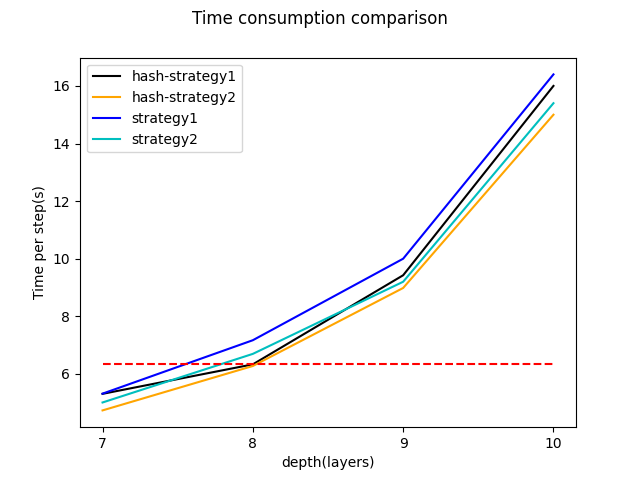

This figure's Python source:
import matplotlib.pyplot as plt
from matplotlib.pyplot import MultipleLocator
import numpy as np
depth = (7,8,9,10)
x = np.linspace(7,10,20)
hash_1 = (5.308, 6.332, 9.426, 16)
hash_2 = (4.733, 6.275, 8.984, 15)
ori_1 = (5.315, 7.17, 10, 16.4)
ori_2 = (5.008, 6.696, 9.2, 15.4)
fig = plt.figure()
fig.suptitle('Time consumption comparison')
plt.plot(depth,hash_1,label="hash-strategy1",c = "black")
plt.plot(depth,hash_2,label="hash-strategy2", c = "orange")
plt.plot(depth,ori_1,label="strategy1", c = "blue")
plt.plot(depth,ori_2,label="strategy2", c = "c")
plt.plot(x, [6.332 for i in x], linestyle='--', c='red')
plt.ylabel("Time per step(s)")
plt.xlabel("depth(layers)")
plt.legend()
x = MultipleLocator(1) 
ax=plt.gca()
#ax为两条坐标轴的实例
ax.xaxis.set_major_locator(x)
#把x轴的主刻度设置为1的倍数
plt.show()
fig.savefig("plot.png")